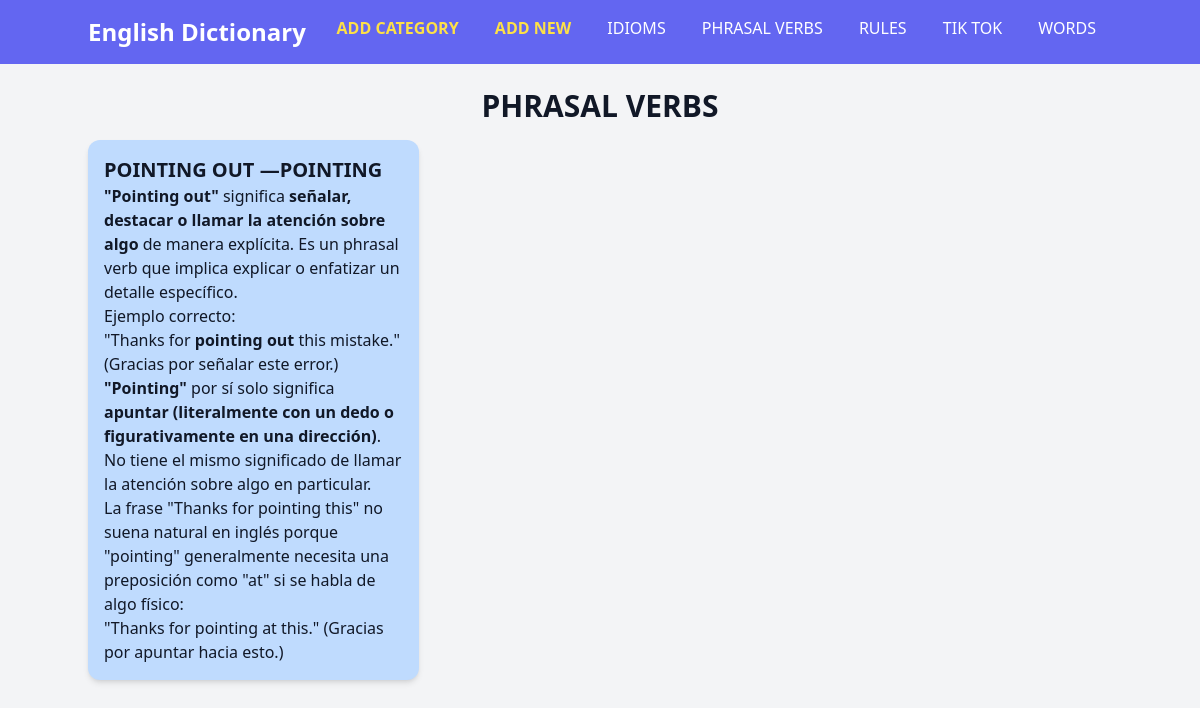
Page /index.php?category=PHRASAL+VERBS on the committed database.
### tables this page shows
CREATE TABLE `categories` (
  `id` int(11) NOT NULL,
  `name` varchar(50) NOT NULL
);

CREATE TABLE `entries` (
  `id` int(11) NOT NULL,
  `title` varchar(255) NOT NULL,
  `content` text NOT NULL,
  `category_id` int(11) NOT NULL,
  `created_at` timestamp NOT NULL DEFAULT current_timestamp()
);

### index.php (the view, shortened to what this page needs)
<?php
include 'config.php';
$stmt = $pdo->query("SELECT * FROM categories");
$categories = $stmt->fetchAll(PDO::FETCH_ASSOC);
$selected_category = isset($_GET['category']) ? $_GET['category'] : 'WORDS';
$entries = [];
if ($selected_category) {
    $stmt = $pdo->prepare("SELECT * FROM entries WHERE category_id = (SELECT id FROM categories WHERE name = ?)");
    $stmt->execute([$selected_category]);
    $entries = $stmt->fetchAll(PDO::FETCH_ASSOC);
}
?>
<!DOCTYPE html>
<html lang="en">
<head>
    <script src="https://cdn.tailwindcss.com"></script>
</head>
<body class="bg-gray-100 text-gray-900">
    <nav class="bg-indigo-500 text-white p-4">
        <div class="container mx-auto flex justify-between">
            <h1 class="text-2xl font-bold"><a href="index.php">English Dictionary</a></h1>
            <div>
                <a href="add_category.php" class="px-4 text-yellow-300 font-bold">ADD CATEGORY</a>
                <a href="add.php" class="px-4 text-yellow-300 font-bold">ADD NEW</a>
                <?php foreach ($categories as $category): ?>
                    <a href="index.php?category=<?= urlencode($category['name']) ?>" class="px-4"><?= htmlspecialchars($category['name']) ?></a>
                <?php endforeach; ?>
            </div>
        </div>
    </nav>
    <div class="container mx-auto mt-6">
        <?php if ($selected_category && !empty($entries)): ?>
            <h2 class="text-3xl text-center font-bold mb-4"><?= $selected_category ? htmlspecialchars($selected_category) : 'Please select a category' ?></h2>
            <div class="flex justify-center bg-gray-100">
                <div class="grid grid-cols-1 md:grid-cols-2 lg:grid-cols-3 gap-4">
                    <?php foreach ($entries as $entry): ?>
                        <div class="bg-blue-200 p-4 rounded-xl shadow-md">
                            <h3 class="text-xl font-bold"><?php echo $entry['title']; ?></h3>
                            <p class="text-gray-700 italic"><?php echo $entry['content']; ?></p>
                        </div>
                    <?php endforeach; ?>
                </div>
            </div>
        <?php elseif ($selected_category): ?>
            <p class="mt-4 text-gray-500">No entries found in this category.</p>
        <?php else: ?>
        <?php endif; ?>
    </div>
</body>
</html>

### rows in the picture
categories: name "IDIOMS"
categories: name "PHRASAL VERBS"
categories: name "RULES"
categories: name "TIK TOK"
categories: name "WORDS"
entries: title "POINTING OUT —POINTING", content "\"Pointing out\" significa señalar, destacar o llamar la atención sobre algo de manera explícita. Es un phrasal verb que implica explicar o enfatizar un detalle específico. Ejemplo correcto: \"Thanks for pointing out this mistake.\" (Gracias por señalar este error.) \"Pointing\" por sí solo significa apuntar (literalmente con un dedo o figurativamente en una dirección) . No tiene el mismo significado de llamar la atención sobre algo en particular. La frase \"Thanks for pointing this\" no suena natural en inglés porque \"pointing\" generalmente necesita una preposición como \"at\" si se habla de algo físico: \"Thanks for pointing at this.\" (Gracias por apuntar hacia esto.)"

### other values in the picture
$selected_category "PHRASAL VERBS"
